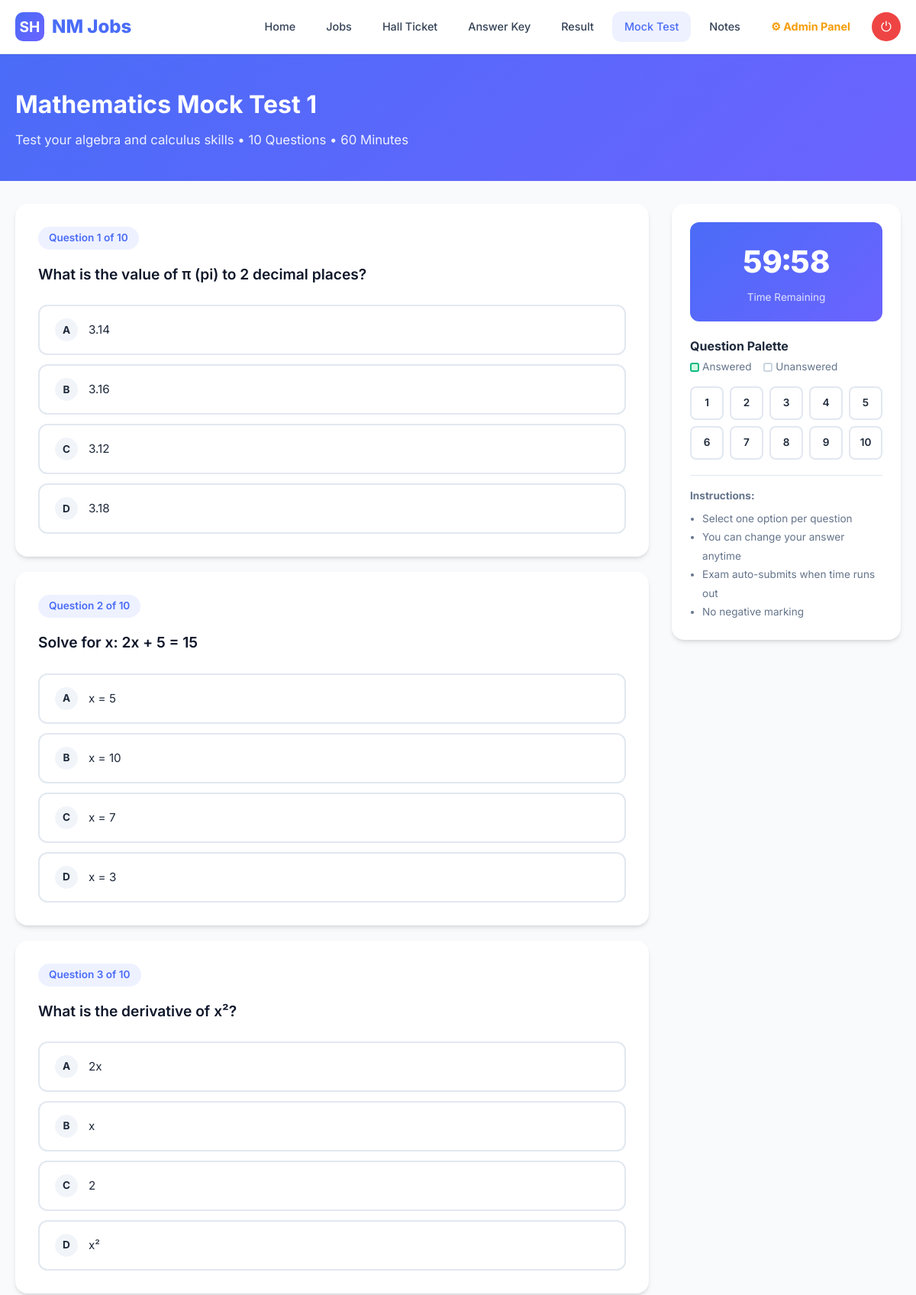
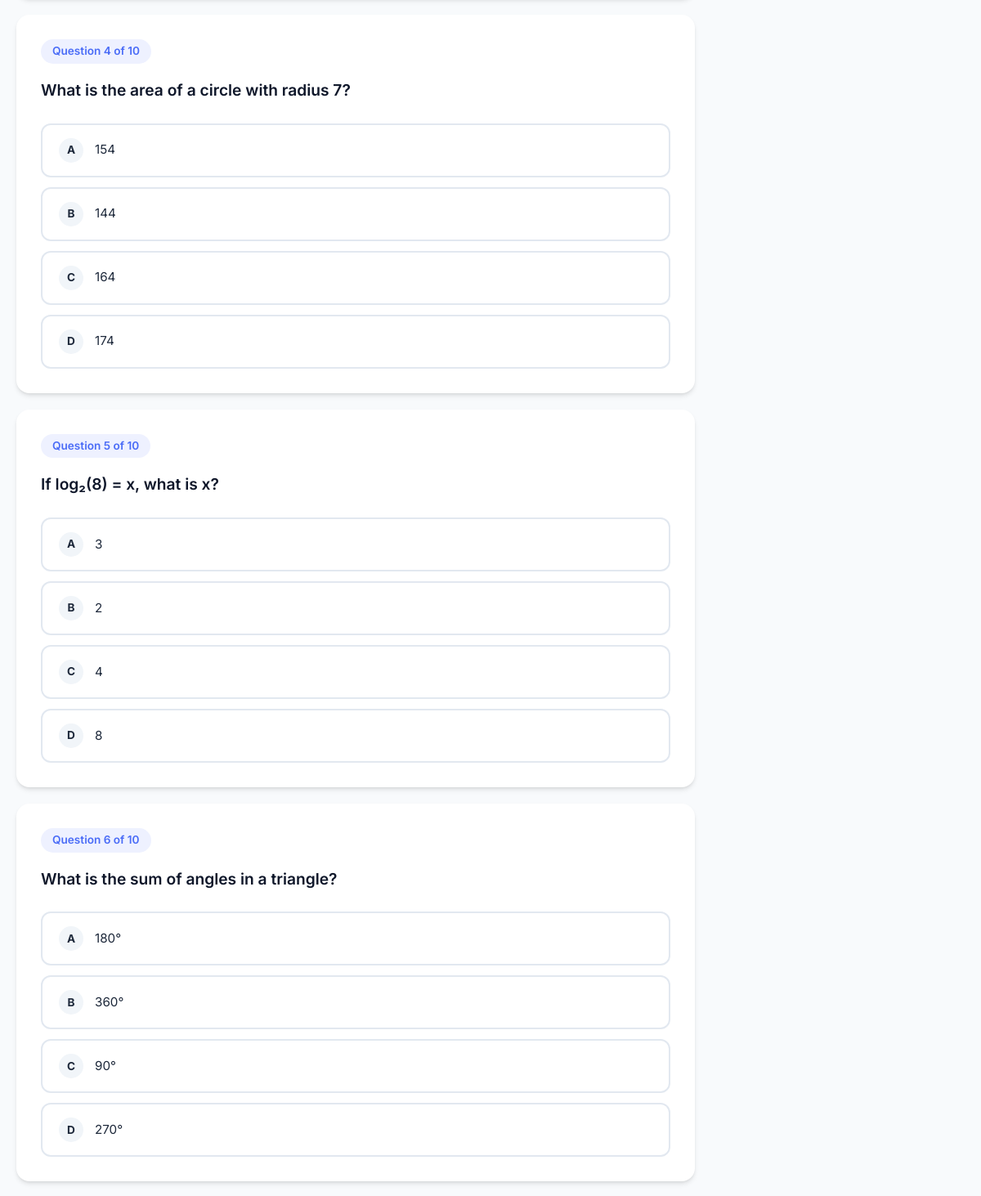
Page /exams/take_exam.php?id=1 (signed in, upper part) on the committed database (2 pictures, top to bottom).
### tables this page shows
CREATE TABLE exams (
    id INT AUTO_INCREMENT PRIMARY KEY,
    title VARCHAR(200) NOT NULL,
    description TEXT,
    category_id INT,
    duration_minutes INT NOT NULL DEFAULT 60,
    total_questions INT NOT NULL DEFAULT 0,
    passing_score INT DEFAULT 40,
    difficulty ENUM('beginner', 'intermediate', 'advanced') DEFAULT 'intermediate',
    is_free TINYINT(1) DEFAULT 1,
    price DECIMAL(10,2) DEFAULT 0.00,
    image VARCHAR(255),
    is_active TINYINT(1) DEFAULT 1,
    created_at TIMESTAMP DEFAULT CURRENT_TIMESTAMP,
    FOREIGN KEY (category_id) REFERENCES categories(id) ON DELETE SET NULL
);

CREATE TABLE questions (
    id INT AUTO_INCREMENT PRIMARY KEY,
    exam_id INT NOT NULL,
    question_text TEXT NOT NULL,
    option_a VARCHAR(255) NOT NULL,
    option_b VARCHAR(255) NOT NULL,
    option_c VARCHAR(255) NOT NULL,
    option_d VARCHAR(255) NOT NULL,
    correct_option CHAR(1) NOT NULL,
    explanation TEXT,
    marks INT DEFAULT 1,
    FOREIGN KEY (exam_id) REFERENCES exams(id) ON DELETE CASCADE
);

### exams/take_exam.php (the view, shortened to what this page needs)
<?php
require_once '../config/database.php';
$exam_id = intval($_GET['id'] ?? 0);
$exam = $conn->query("SELECT e.*, c.name as category_name FROM exams e LEFT JOIN categories c ON e.category_id = c.id WHERE e.id = $exam_id AND e.is_active = 1")->fetch_assoc();
?>
<?php include '../includes/footer.php'; exit;
$questions = $conn->query("SELECT * FROM questions WHERE exam_id = $exam_id ORDER BY id");
include '../includes/header.php';
?>
<section class="exam-header">
    <div class="container">
        <h1><?php echo htmlspecialchars($exam['title']); ?></h1>
        <p><?php echo htmlspecialchars($exam['description']); ?> • <?php echo $questions->num_rows; ?> Questions • <?php echo $exam['duration_minutes']; ?> Minutes</p>
    </div>
</section>
<div class="container">
    <div class="exam-container">
        <div>
            <form method="POST" action="" id="examForm">
                <?php $qnum = 1; $questions->data_seek(0); while ($q = $questions->fetch_assoc()): ?>
                    <div class="exam-question" id="q-<?php echo $q['id']; ?>">
                        <span class="question-number">Question <?php echo $qnum; ?> of <?php echo $questions->num_rows; ?></span>
                        <div class="question-text"><?php echo htmlspecialchars($q['question_text']); ?></div>
                        <div class="options">
                            <?php foreach (['A', 'B', 'C', 'D'] as $opt):
                                $option_text = $q['option_' . strtolower($opt)];
                            ?>
                                <label class="option" onclick="document.querySelectorAll('#q-<?php echo $q['id']; ?> .option').forEach(o=>o.classList.remove('selected'));this.classList.add('selected');">
                                    <span class="option-letter"><?php echo $opt; ?></span>
                                    <span><?php echo htmlspecialchars($option_text); ?></span>
                                </label>
                            <?php endforeach; ?>
                        </div>
                    </div>
                <?php $qnum++; endwhile; ?>
            </form>
        </div>
        <div class="exam-sidebar">
            <div class="timer">
                <div class="timer-display" id="timerDisplay"><?php echo sprintf('%02d:%02d', $exam['duration_minutes'], 0); ?></div>
                <div class="timer-label">Time Remaining</div>
            </div>
            <div style="margin-bottom:12px;">
                <strong>Question Palette</strong>
                <div style="font-size:0.85rem;color:var(--gray-500);margin-top:4px;">
                    <span style="display:inline-flex;align-items:center;gap:4px;margin-right:12px;">
                        <span style="width:12px;height:12px;background:var(--success-light);border:2px solid var(--success);border-radius:3px;display:inline-block;"></span> Answered
                    </span>
                    <span style="display:inline-flex;align-items:center;gap:4px;">
                        <span style="width:12px;height:12px;background:var(--white);border:2px solid var(--gray-300);border-radius:3px;display:inline-block;"></span> Unanswered
                    </span>
                </div>
            </div>
            <div class="question-palette" id="palette">
                <?php $qnum = 1; $questions->data_seek(0); while ($q = $questions->fetch_assoc()): ?>
                    <div class="q-palette-item" id="pal-<?php echo $q['id']; ?>" onclick="document.getElementById('q-<?php echo $q['id']; ?>').scrollIntoView({behavior:'smooth'})">
                        <?php echo $qnum++; ?>
                    </div>
                <?php endwhile; ?>
            </div>
            <div style="font-size:0.85rem;color:var(--gray-500);margin-top:16px;padding-top:16px;border-top:1px solid var(--gray-200);">
                <strong>Instructions:</strong>
                <ul style="padding-left:16px;margin-top:6px;line-height:1.8;">
                    <li>Select one option per question</li>
                    <li>You can change your answer anytime</li>
                    <li>Exam auto-submits when time runs out</li>
                    <li>No negative marking</li>
                </ul>
            </div>
        </div>
    </div>
</div>
<?php include '../includes/footer.php'; ?>

### css/style.css (style rules this page uses)
:root { --primary: #4A6CF7; --primary-dark: #3B5DE7; --primary-light: #EEF1FF; --secondary: #6C63FF; --success: #10B981; --success-light: #D1FAE5; --warning: #F59E0B; --warning-light: #FEF3C7; --danger: #EF4444; --danger-light: #FEE2E2; --info: #3B82F6; --info-light: #DBEAFE; --dark: #0F172A; --gray-900: #1E293B; --gray-700: #334155; --gray-500: #64748B; --gray-300: #CBD5E1; --gray-200: #E2E8F0; --gray-100: #F1F5F9; --white: #FFFFFF; --bg: #F8FAFC; --shadow-sm: 0 1px 2px rgba(0,0,0,0.05); --shadow: 0 4px 6px -1px rgba(0,0,0,0.1), 0 2px 4px -2px rgba(0,0,0,0.1); --shadow-lg: 0 10px 15px -3px rgba(0,0,0,0.1), 0 4px 6px -4px rgba(0,0,0,0.1); --shadow-xl: 0 20px 25px -5px rgba(0,0,0,0.1), 0 8px 10px -6px rgba(0,0,0,0.1); --radius: 12px; --radius-lg: 16px; --radius-full: 9999px; --transition: all 0.3s cubic-bezier(0.4, 0, 0.2, 1); }
*, *::before, *::after { box-sizing: border-box; margin: 0; padding: 0; }
html { scroll-behavior: smooth; }
body { font-family: 'Inter', -apple-system, BlinkMacSystemFont, sans-serif; background: var(--bg); color: var(--gray-900); line-height: 1.6; min-height: 100vh; }
.container { max-width: 1200px; margin: 0 auto; padding: 0 20px; }
.exam-header { background: linear-gradient(135deg, var(--primary), var(--secondary)); padding: 40px 0; color: var(--white); }
.exam-header h1 { font-size: 2rem; margin-bottom: 8px; }
.exam-header p { opacity: 0.9; font-size: 1.05rem; }
.exam-container { display: grid; grid-template-columns: 1fr 300px; gap: 30px; margin-top: 30px; }
.exam-question { background: var(--white); border-radius: var(--radius-lg); padding: 30px; box-shadow: var(--shadow); margin-bottom: 20px; }
.question-number { display: inline-block; padding: 4px 14px; background: var(--primary-light); color: var(--primary); border-radius: var(--radius-full); font-size: 0.85rem; font-weight: 600; margin-bottom: 16px; }
.question-text { font-size: 1.2rem; font-weight: 600; margin-bottom: 24px; color: var(--dark); line-height: 1.7; }
.options { display: flex; flex-direction: column; gap: 12px; }
.option { display: flex; align-items: center; gap: 14px; padding: 16px 20px; border: 2px solid var(--gray-200); border-radius: var(--radius); cursor: pointer; transition: var(--transition); font-size: 0.95rem; }
.option .option-letter { width: 30px; height: 30px; border-radius: 50%; background: var(--gray-100); display: flex; align-items: center; justify-content: center; font-weight: 700; font-size: 0.85rem; flex-shrink: 0; }
.exam-sidebar { background: var(--white); border-radius: var(--radius-lg); padding: 24px; box-shadow: var(--shadow); position: sticky; top: 90px; height: fit-content; }
.timer { text-align: center; padding: 20px; background: linear-gradient(135deg, var(--primary), var(--secondary)); border-radius: var(--radius); color: white; margin-bottom: 20px; }
.timer-display { font-size: 2.5rem; font-weight: 800; font-variant-numeric: tabular-nums; }
.timer-label { font-size: 0.85rem; opacity: 0.8; margin-top: 4px; }
.question-palette { display: grid; grid-template-columns: repeat(5, 1fr); gap: 8px; margin-bottom: 20px; }
.q-palette-item { width: 100%; aspect-ratio: 1; border-radius: 8px; border: 2px solid var(--gray-200); display: flex; align-items: center; justify-content: center; font-size: 0.85rem; font-weight: 600; cursor: pointer; transition: var(--transition); background: var(--white); }

### rows in the picture
exams: title "Mathematics Mock Test 1", description "Test your algebra and calculus skills", total_questions "10", duration_minutes "60"
questions: exam.total_questions "10", question_text "What is the value of π (pi) to 2 decimal places?", opt "A", option_a "3.14", opt "B", option_b "3.16", opt "C", option_c "3.12", opt "D", option_d "3.18"
questions: exam.total_questions "10", question_text "Solve for x: 2x + 5 = 15", opt "A", option_a "x = 5", opt "B", option_b "x = 10", opt "C", option_c "x = 7", opt "D", option_d "x = 3"
questions: exam.total_questions "10", question_text "What is the derivative of x²?", opt "A", option_a "2x", opt "B", option_b "x", opt "C", option_c "2", opt "D", option_d "x²"
questions: exam.total_questions "10", question_text "What is the area of a circle with radius 7?", opt "A", option_a "154", opt "B", option_b "144", opt "C", option_c "164", opt "D", option_d "174"
questions: exam.total_questions "10", question_text "If log₂(8) = x, what is x?", opt "A", option_a "3", opt "B", option_b "2", opt "C", option_c "4", opt "D", option_d "8"
questions: exam.total_questions "10", question_text "What is the sum of angles in a triangle?", opt "A", option_a "180°", opt "B", option_b "360°", opt "C", option_c "90°", opt "D", option_d "270°"

### other values in the picture
SITE_NAME "NM Jobs"
